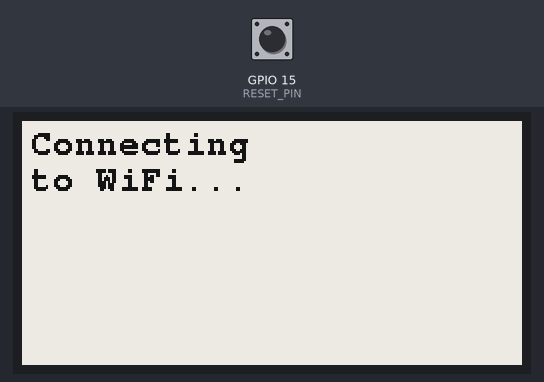
The program below on a simulated ESP32. Shown: 250×122 one-colour display. Inputs (shaded band) come from the test bench; at power-on: GPIO 15 (RESET_PIN) HIGH. WiFi joins after 1.5 s; servers stay silent unless stated; uploads are accepted with an empty reply; EEPROM starts erased; not simulated (calls return 0 or success): secrets.h; what the program prints to the serial monitor is not drawn.

Above: at 2.3 s.

The program:

main.cpp
```cpp
#include <Arduino.h>
#include <WiFiManager.h>
#include <HTTPClient.h>
#include <ArduinoJson.h>
#include <GxEPD2_BW.h>
#include <Fonts/FreeMonoBold9pt7b.h>
#include <Preferences.h>
#include "secrets.h"

// Hold this pin LOW on boot to factory reset (avoid GPIO 0 — it conflicts with flashing)
#define RESET_PIN 15

#define EPD_CS   5
#define EPD_DC   17
#define EPD_RST  16
#define EPD_BUSY 4

const unsigned long FETCH_INTERVAL_MS = 10000;

GxEPD2_BW<GxEPD2_213_BN, GxEPD2_213_BN::HEIGHT> display(
  GxEPD2_213_BN(EPD_CS, EPD_DC, EPD_RST, EPD_BUSY)
);

Preferences prefs;
String deviceId;
String deviceSecret;

void showText(const String& text) {
  display.setRotation(1);
  display.setFont(&FreeMonoBold9pt7b);
  display.setTextColor(GxEPD_BLACK);
  display.setTextSize(1);
  display.setFullWindow();
  display.firstPage();
  do {
    display.fillScreen(GxEPD_WHITE);
    const int LINE_HEIGHT = 18;
    const int MAX_X = display.width() - 4;
    int curX = 4, curY = 16;
    display.setCursor(curX, curY);
    for (int i = 0; i < (int)text.length(); i++) {
      char c = text[i];
      if (c == '\n') {
        curY += LINE_HEIGHT;
        curX = 4;
        display.setCursor(curX, curY);
        continue;
      }
      int16_t x1, y1;
      uint16_t w, h;
      char buf[2] = { c, '\0' };
      display.getTextBounds(buf, curX, curY, &x1, &y1, &w, &h);
      if (curX + (int)w > MAX_X) {
        curY += LINE_HEIGHT;
        curX = 4;
        display.setCursor(curX, curY);
      }
      if (curY > display.height()) break;
      display.print(c);
      curX += w;
    }
  } while (display.nextPage());
}

void fetchAndDisplay() {
  if (WiFi.status() != WL_CONNECTED) {
    Serial.println("WiFi disconnected, skipping fetch.");
    return;
  }

  HTTPClient http;
  http.begin(SERVER_URL);
  http.addHeader("Content-Type", "application/json");

  JsonDocument reqDoc;
  reqDoc["device_identifier"] = deviceId;
  reqDoc["device_secret"]     = deviceSecret;

  String reqBody;
  serializeJson(reqDoc, reqBody);

  int statusCode = http.POST(reqBody);

  if (statusCode == 200) {
    String payload = http.getString();
    JsonDocument resDoc;
    DeserializationError err = deserializeJson(resDoc, payload);
    if (!err) {
      String note = resDoc["current_note"].as<String>();
      Serial.println("--- Note ---");
      Serial.println(note);
      Serial.println("------------");
      showText(note);
    } else {
      Serial.println("JSON parse error: " + String(err.c_str()));
    }
  } else if (statusCode == 401) {
    Serial.println("Auth failed: wrong ID or password.");
    showText("Auth failed.\nCheck device ID\nand secret.");
  } else {
    Serial.println("HTTP error: " + String(statusCode));
  }

  http.end();
}

void setup() {
  Serial.begin(9600);
  display.init(9600);
  pinMode(RESET_PIN, INPUT_PULLUP);

  // Hold RESET_PIN LOW for 3s on boot to wipe all saved settings
  if (digitalRead(RESET_PIN) == LOW) {
    showText("Resetting...\nKeep holding.");
    delay(3000);
    if (digitalRead(RESET_PIN) == LOW) {
      WiFiManager wm;
      wm.resetSettings();
      prefs.begin("moondeck", false);
      prefs.clear();
      prefs.end();
      showText("Reset done.\nRestarting...");
      delay(2000);
      ESP.restart();
    }
  }

  // Load saved device credentials
  prefs.begin("moondeck", true);
  deviceId     = prefs.getString("device_id", "");
  deviceSecret = prefs.getString("device_secret", "");
  prefs.end();

  WiFiManager wm;

  WiFiManagerParameter paramDeviceId("device_id", "Device ID", deviceId.c_str(), 64);
  WiFiManagerParameter paramDeviceSecret("device_secret", "Device Secret", deviceSecret.c_str(), 64);
  wm.addParameter(&paramDeviceId);
  wm.addParameter(&paramDeviceSecret);

  bool configSaved = false;
  wm.setSaveParamsCallback([&configSaved]() {
    configSaved = true;
  });

  wm.setAPCallback([](WiFiManager*) {
    showText("Setup mode:\nConnect to WiFi\n'MoonDeck-Setup'\nthen open\n192.168.4.1");
  });

  showText("Connecting\nto WiFi...");

  if (!wm.autoConnect("MoonDeck-Setup")) {
    showText("WiFi failed.\nRestarting...");
    delay(3000);
    ESP.restart();
  }

  // Portal was shown and user saved — persist device credentials then restart clean
  if (configSaved) {
    prefs.begin("moondeck", false);
    prefs.putString("device_id", String(paramDeviceId.getValue()));
    prefs.putString("device_secret", String(paramDeviceSecret.getValue()));
    prefs.end();
    showText("Saved!\nRestarting...");
    delay(2000);
    ESP.restart();
  }

  fetchAndDisplay();
}

void loop() {
  delay(FETCH_INTERVAL_MS);
  fetchAndDisplay();
}
```
